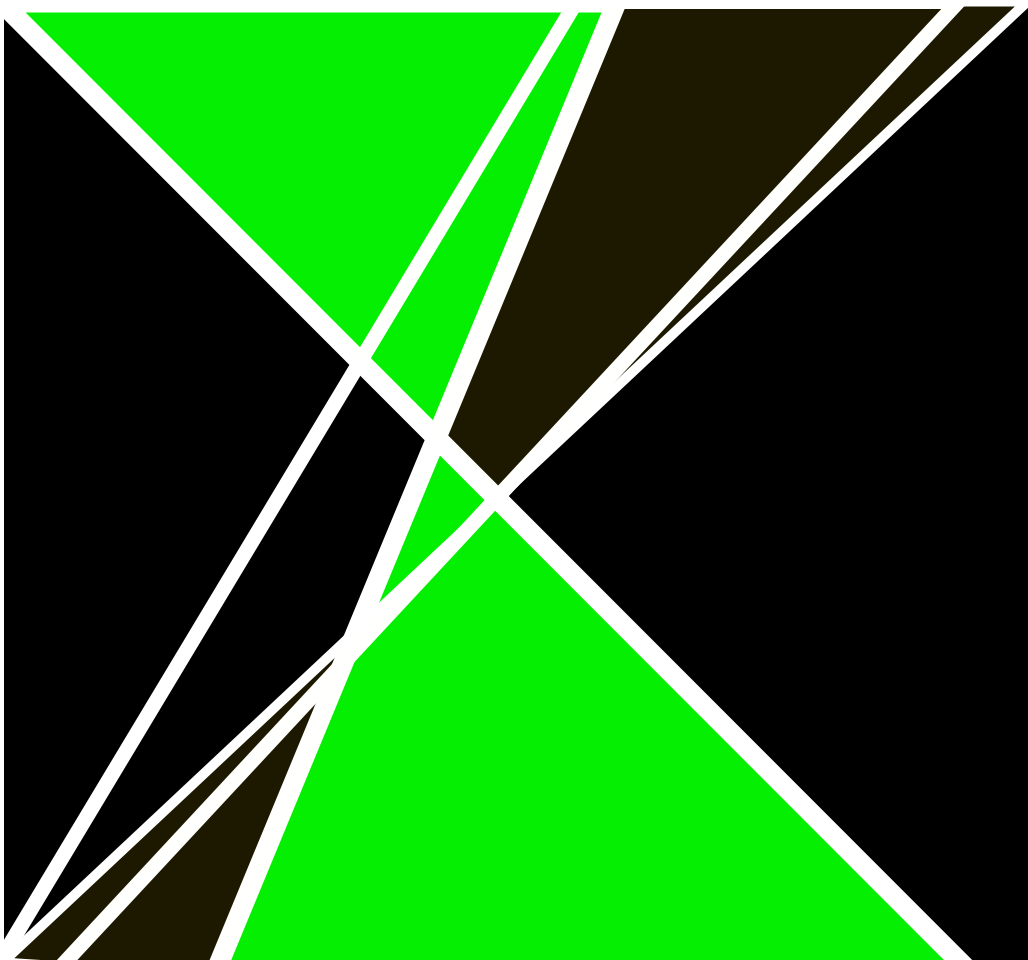
Frame 1 (no input)
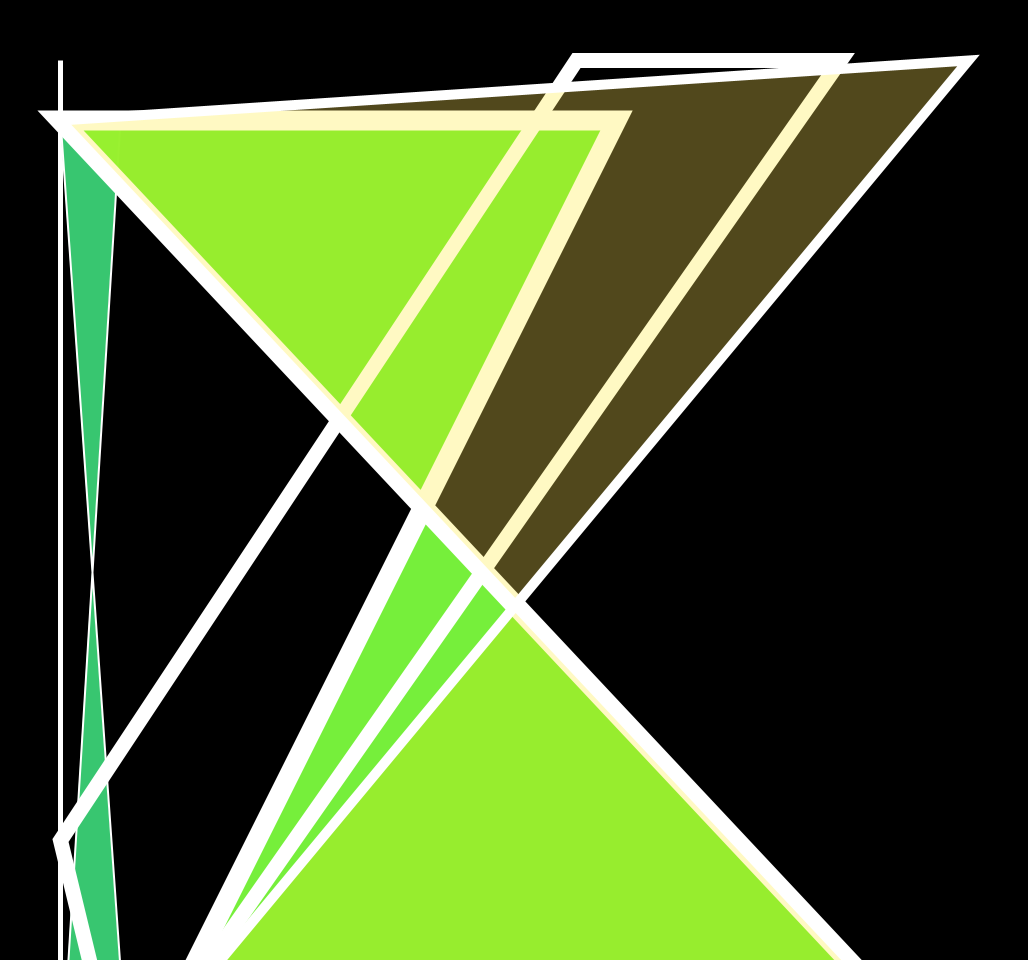
Frame 60 (the mouse pressed at the canvas centre just before this capture)
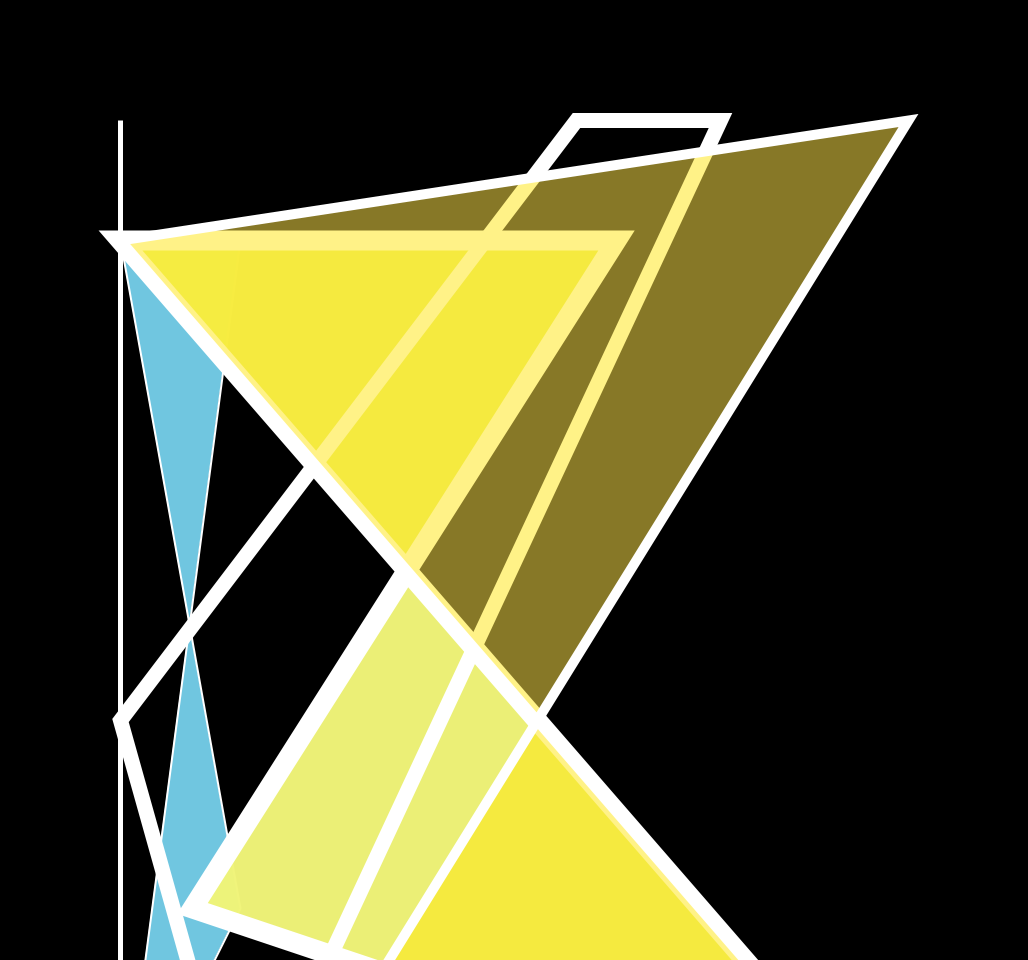
Frame 120 (the mouse held since frame 60 and released just before this capture)

The Processing sketch that drew these frames (run headless with seeded random() and noise(); from frame 60 on, the mouse is pressed at the canvas centre):

// Processing sketch: processing_144994
// ── processing_144994.pde

 // Konkuk University
 // Department of Dynamic Media
 // SOS iDesign
 // Name: Eunjin Park
 // ID: 201420079
  
int x = 0;
int y = 0;
int x2 = 0;
int y2 = 0;
 int xSpeed = 1;
 int xSpeed2 = 1;
 int ySpeed = 2;
 int ySpeed2 = 2;
void setup() {
  size(1028,960);
  smooth();
}
void draw() {
  background(0);
   x = x + xSpeed;
   y = y + ySpeed;
   x2 = x2 + xSpeed2;
   y2 = y2 + ySpeed2;
  if ((x > width/2) || (x < 0)) {
    xSpeed = xSpeed * -1;
  }
    if ((y > height/2) || (y < 0)) {
    ySpeed = ySpeed * -1;
  }
    if ((x2 > width/2) || (x2 < 0)) {
    xSpeed2 = xSpeed2 * -1;
  }
    if ((y2 > height/2) || (y2 < 0)) {
    ySpeed2 = ySpeed2 * -1;
  }
  stroke(255);
  strokeWeight(5);
  
  fill(89,79,y,79);
  quad(x2,y,width-x2,x2,y,height+y,width-x,width+x);
  strokeWeight(5);
  fill(x2,69,y,173);
  quad(x2,y,x2,width-x,x,height+y2,x2,x);
  strokeWeight(2);
  fill(x,212,y2,238);
  quad(x,y2,y2,width-x2,x,width+x,y2,y);
  strokeWeight(20);
  fill(y2,244,x,250);
  quad(x,y,width-x,width+x,height*0.2,width-x,width*0.6,y2);
  strokeWeight(15);
  fill(x,300,y,0);
  quad(height-y,x2,y2,width+x,x,height-y,height*0.6,x);
  strokeWeight(10);
  fill(255,228,0,x);
  quad(x,y,width-x,x2,y2,height+y,width-x2,width+x2);
}
